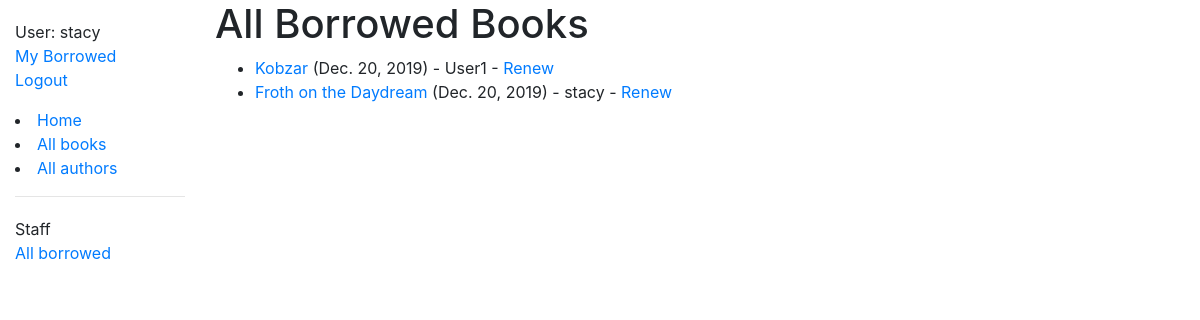
Before: /catalog/borrowed/ (signed in) with the older database file.
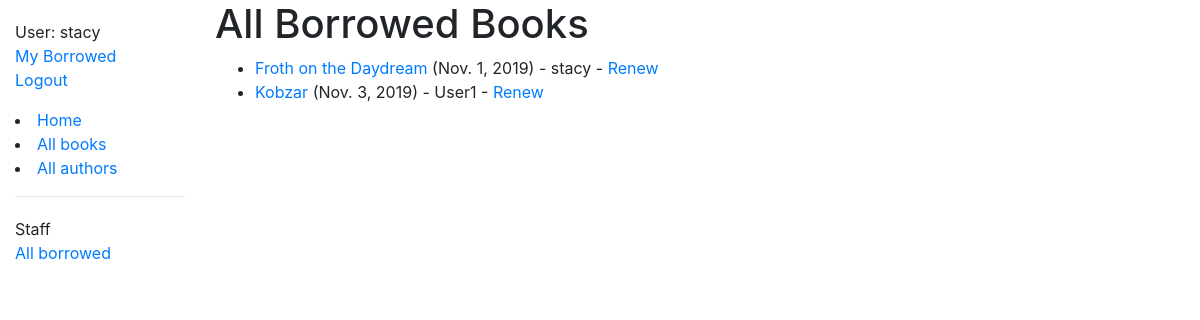
After: the same page with the newer database file.
### catalog/models.py (models this page shows, shortened)
class BookInstance(models.Model):
    id = models.UUIDField(
        primary_key=True,
        default=uuid.uuid4,
        help_text="Unique ID for this particular book across whole library",
    )
    book = models.ForeignKey("Book", on_delete=models.SET_NULL, null=True)
    imprint = models.CharField(max_length=200)
    due_back = models.DateField(null=True, blank=True)
    borrower = models.ForeignKey(User, on_delete=models.SET_NULL, null=True, blank=True)
    @property
    def is_overdue(self):
        if self.due_back and date.today() > self.due_back:
            return True
        return False
    LOAN_STATUS = (
        ("m", "Maintenance"),
        ("o", "On loan"),
        ("a", "Available"),
        ("r", "Reserved"),
    )
    status = models.CharField(
        max_length=1,
        choices=LOAN_STATUS,
        blank=True,
        default="m",
        help_text="Book availability",
    )
    class Meta:
        ordering = ["due_back"]
        permissions = (("can_mark_returned", "Set book as returned"),)

class Book(models.Model):
    title = models.CharField(max_length=200)
    author = models.ForeignKey("Author", on_delete=models.SET_NULL, null=True)
    summary = models.TextField(
        max_length=1000, help_text="Enter a brief description of the book"
    )
    isbn = models.CharField(
        "ISBN",
        max_length=13,
        help_text='13 Character <a href="https://www.isbn-international.org/content/what-isbn'
        '">ISBN number</a>',
    )
    genre = models.ManyToManyField(Genre, help_text="Select a genre for this book")
    language = models.ForeignKey("Language", on_delete=models.SET_NULL, null=True)
    def display_genre(self):
        """Creates a string for the Genre. This is required to display genre in Admin."""
        return ", ".join([genre.name for genre in self.genre.all()[:3]])
    display_genre.short_description = "Genre"

### catalog/views.py (the view)
# urls.py: path(r"borrowed/", views.LoanedBooksAllListView.as_view(), name="all-borrowed"),
class LoanedBooksAllListView(PermissionRequiredMixin, generic.ListView):
    model = BookInstance
    permission_required = "catalog.can_mark_returned"
    template_name = "catalog/bookinstance_list_borrowed_all.html"
    paginate_by = 10
    def get_queryset(self):
        return BookInstance.objects.filter(status__exact="o").order_by("due_back")

### catalog/templates/catalog/bookinstance_list_borrowed_all.html
{% extends "base_generic.html" %}
{% block content %}
    <h1>All Borrowed Books</h1>
    {% if bookinstance_list %}
    <ul>
      {% for bookinst in bookinstance_list %}
      <li class="{% if bookinst.is_overdue %}text-danger{% endif %}">
        <a href="{% url 'book-detail' bookinst.book.pk %}">{{bookinst.book.title}}</a>
          ({{ bookinst.due_back }}) {% if user.is_staff %}- {{ bookinst.borrower }}{% endif %}
          {% if perms.catalog.can_mark_returned %}-
          <a href="{% url 'renew-book-librarian' bookinst.id %}">Renew</a>  {% endif %}
      </li>
      {% endfor %}
    </ul>
    {% else %}
      <p>There are no books borrowed.</p>
    {% endif %}
{% endblock %}

Changed rows visible on the page:
changed BookInstance "Froth on the Daydream": due_back "Dec. 20, 2019" → "Nov. 1, 2019"; moves up the list
changed BookInstance "Kobzar": due_back "Dec. 20, 2019" → "Nov. 3, 2019"
